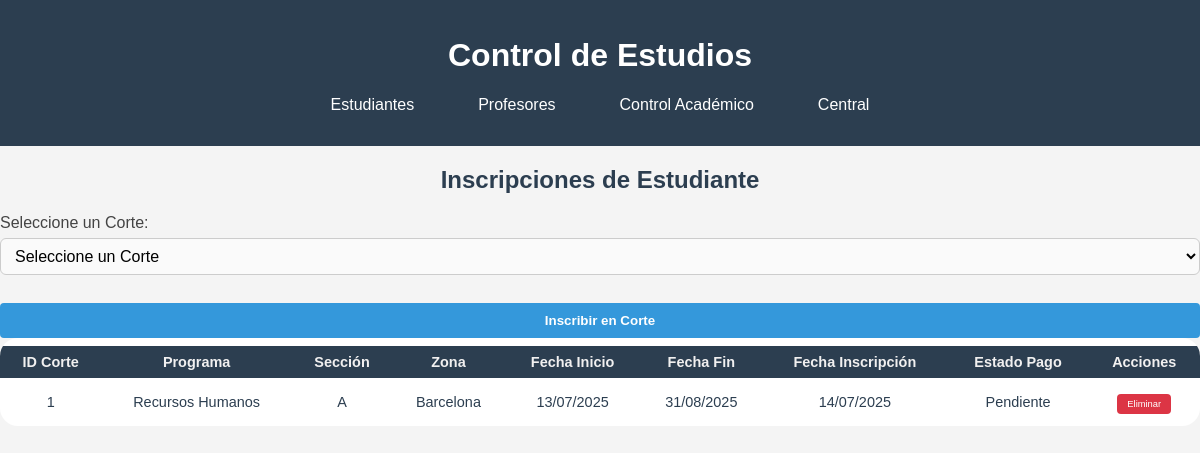
The app's page /estudiantes/inscripciones/12312334 with its own data.
### modulos/control_academico/models.py (models this page shows, shortened)
class Inscripcion(db.Model):
    __tablename__ = 'inscripciones'
    id = db.Column(db.Integer, primary_key=True)
    estudiante_id = db.Column(db.String(20), db.ForeignKey('estudiantes.cedula'), nullable=False)
    corte_id = db.Column(db.Integer, db.ForeignKey('cortes.id'), nullable=False)
    fecha_inscripcion = db.Column(db.DateTime, default=datetime.utcnow, nullable=False)
    estado_pago = db.Column(db.Boolean, default=False)
    estudiante = db.relationship('Estudiante', back_populates='inscripciones')
    corte = db.relationship('Corte', back_populates='inscripciones')

class Corte(db.Model):
    __tablename__ = 'cortes'
    id = db.Column(db.Integer, primary_key=True)
    programa_id = db.Column(db.Integer, db.ForeignKey('programas.id'), nullable=False)
    seccion = db.Column(db.String(20), nullable=False)
    zona = db.Column(db.String(50), nullable=False)
    fecha_inicio = db.Column(db.Date, nullable=False)
    fecha_fin = db.Column(db.Date, nullable=False)
    programa = db.relationship('Programa', back_populates='cortes')
    inscripciones = db.relationship('Inscripcion', back_populates='corte')

class Programa(db.Model):
    __tablename__ = 'programas'
    id = db.Column(db.Integer, primary_key=True)
    nombre = db.Column(db.String(100), nullable=False)
    carrera_id = db.Column(db.Integer, db.ForeignKey('carreras.id'), nullable=False)
    carrera = db.relationship('Carrera', back_populates='programas')
    materias = db.relationship('Materia', back_populates='programa')
    cortes = db.relationship('Corte', back_populates='programa')

### modulos/estudiantes/routes.py (the view, shortened to what this page needs)
@bp.route('/inscripciones/<cedula>' , methods=['GET', 'POST'])
def inscripciones(cedula):
    estudiante = Estudiante.query.get_or_404(cedula)
    inscripciones = Inscripcion.query.filter_by(estudiante_id=estudiante.cedula).all()
    cortes_disponibles = Corte.query.all()
    return render_template('estudiantes/inscripciones.html',
                         estudiante=estudiante,
                         inscripciones=inscripciones,
                         cortes_disponibles=cortes_disponibles)

### modulos/estudiantes/templates/estudiantes/inscripciones.html (shortened to what this page needs)
{% extends "central/base.html" %}
{% block content %}
<h2 class="titulo-estudiantes">Inscripciones de Estudiante</h2>
<form action="{{ url_for('estudiantes.inscripciones', cedula=estudiante.cedula) }}" method="POST">
    <div class="form-group">
        <label for="corte">Seleccione un Corte:</label>
        <select name="corte" id="corte" required>
            <option value="" disabled selected>Seleccione un Corte</option>
        </select>
    </div>
    <button type="submit" class="btn-form-estudiante">Inscribir en Corte</button>
</form>
<div class="tabla-estudiantes-contenedor">
    {% if inscripciones %}
        <table class="tabla-estudiantes">
            <thead>
                <tr>
                    <th>ID Corte</th>
                    <th>Programa</th>
                    <th>Sección</th>
                    <th>Zona</th>
                    <th>Fecha Inicio</th>
                    <th>Fecha Fin</th>
                    <th>Fecha Inscripción</th>
                    <th>Estado Pago</th>
                    <th>Acciones</th>
                </tr>
            </thead>
            <tbody>
                {% for inscripcion in inscripciones %}
                    <tr>
                        <td>{{ inscripcion.corte.id }}</td>
                        <td>{{ inscripcion.corte.programa.nombre }}</td>
                        <td>{{ inscripcion.corte.seccion }}</td>
                        <td>{{ inscripcion.corte.zona }}</td>
                        <td>{{ inscripcion.corte.fecha_inicio.strftime('%d/%m/%Y') }}</td>
                        <td>{{ inscripcion.corte.fecha_fin.strftime('%d/%m/%Y') }}</td>
                        <td>{{ inscripcion.fecha_inscripcion.strftime('%d/%m/%Y') }}</td>
                        <td>{{ 'Pagado' if inscripcion.estado_pago else 'Pendiente' }}</td>
                        <td>
                            <a href="{{ url_for('estudiantes.eliminar_inscripcion', inscripcion_id=inscripcion.id) }}"
                               class="btn-accion eliminar"
                               onclick="return confirm('¿Está seguro de eliminar esta inscripción?')">Eliminar</a>
                        </td>
                    </tr>
                {% endfor %}
            </tbody>
        </table>
    {% else %}
        <p>No hay inscripciones registradas para este estudiante.</p>
    {% endif %}
</div>
{% endblock %}

### modulos/static/css/style.css (style rules this page uses)
body { font-family: Arial, sans-serif; margin: 0; padding: 0; background-color: #f4f4f4; }
.titulo-estudiantes { text-align: center; margin-top: 20px; color: #2c3e50; }
a { text-decoration: none ; }
.tabla-estudiantes-contenedor { overflow-x: auto; margin: 0 auto; max-width: 2000px; }
.tabla-estudiantes { width: 100%; max-width: 1500; margin: 0 auto 30px auto; border-collapse: separate; border-spacing: 0 8px; border-radius: 18px; margin-bottom: 30px; background: #fff; overflow: hidden; }
.tabla-estudiantes th, .tabla-estudiantes td { padding: 8px 12px; text-align: center; }
.tabla-estudiantes, .tabla-estudiantes th, .tabla-estudiantes td { font-family: Arial, sans-serif; font-size: 0.95em; color: #2c3e50; }
.tabla-estudiantes th { background-color: #2c3e50; color: #f1f0f0; }
.btn-accion { padding: 2px 6px; border-radius: 2px; text-decoration: none; font-size: 0.65em; margin: 0 1px; }
.btn-accion.eliminar { background: #2c3e50; color: white; }
.btn-form-estudiante { width: 100%; padding: 10px 0; background-color: #3498db; color: white; border: none; border-radius: 4px; font-weight: bold; cursor: pointer; transition: background 0.2s; margin-top: 10px; }
.form-group { margin-bottom: 15px; }
.form-group label { display: block; margin-bottom: 5px; font-weight: bold; }
.form-group select { width: 100%; padding: 8px; border: 1px solid #ddd; border-radius: 4px; }
.btn-accion { padding: 5px 10px; border-radius: 4px; text-decoration: none; color: white; margin: 0 5px; }
.btn-accion.eliminar { background-color: #dc3545; }
.form-group { margin-bottom: 18px; width: 100%; text-align: left; }
.form-group label { display: block; margin-bottom: 6px; color: #444; font-weight: 500; }
.form-group input, .form-group select { width: 100%; padding: 8px 10px; border: 1px solid #ccc; border-radius: 6px; background: #fafafa; font-size: 1rem; box-sizing: border-box; }

### records on screen
Inscripcion: corte.id "1", corte.programa.nombre "Recursos Humanos", corte.seccion "A", corte.zona "Barcelona", corte.fecha_inicio "13/07/2025", corte.fecha_fin "31/08/2025", fecha_inscripcion "14/07/2025", estado_pago "Pendiente"
